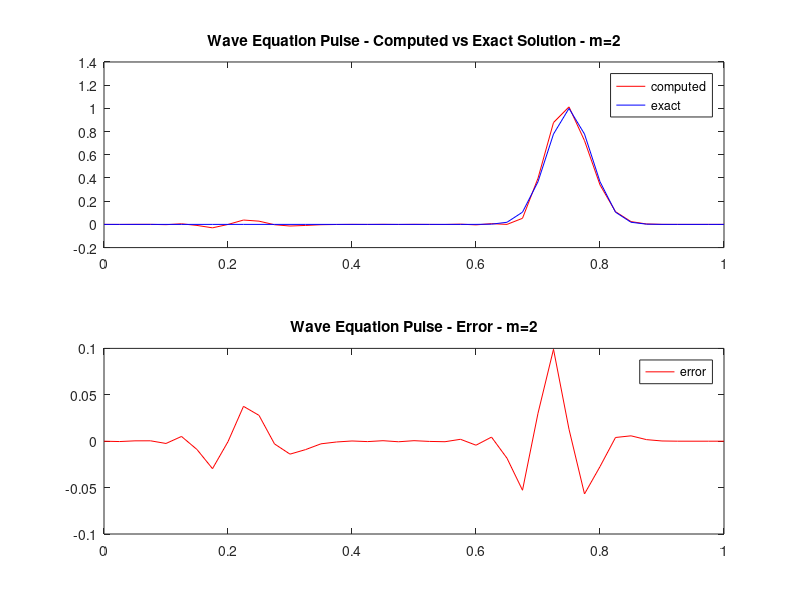

Write the MATLAB code that produced this figure.

%% Question # 3


% 1. Input Data
a = 0.; b = 1;  % Domain [a,b]
tfinal = 1.;   
c = 0.5;        % Wave speed
cfl = 0.9;


ms = 'pulse';

% 2. Define Manufactured Polynomial and Traveling pulse.
% For manufactured polynomial solution
if( strcmp(ms, 'poly') )
    b0=.5; b1=.7; b2=.9; % time coefficients
    c0=1.; c1=.8; c2=.6; % space coefficients
    
    ue = @(x,t) (b0+b1*t+b2*t^2)*(c0+c1*x+c2*x.^2);
    uet = @(x,t) (b1+2.*b2*t)*(c0+c1*x+c2*x.^2);
    uett = @(x,t) (2.*b2)*(c0+c1*x+c2*x.^2);
    uex = @(x,t) (b0+b1*t+b2*t^2)*(c1+2.*c2*x);
    uexx = @(x,t) (b0+b1*t+b2*t^2)*(2.*c2);
    f = @(x,t) uett(x,t) - (c^2)*uexx(x,t);
end

% For traveling pulse solution
if( strcmp(ms, 'pulse') )
    beta = 20; x0 = 0.25;
    
    ue = @(x,t) exp( -(beta*(x - x0 - c*t) ).^2 );
    uet = @(x,t) (2.*c*beta^2 * (x - x0 - c*t)) .*ue(x,t);
    %uett = @(x,t) 
    uex = @(x,t) -2.*(beta^2)*(x-x0-ct).*ue(x,t);
    uexx = @(x,t) -2.*beta^2 * (-2.*ue(x,t) * beta^2 * (x-x0-c*t)^2 ...
                    + ue(x,t));
    uexx = @(x,t) ( -(2.*beta^2) + (-2.*beta^2*(x-x0-c*t)).^2 ).* ue(x,t);
    f = @(x,t) 0;  %% used symbolab.com for symbolic computation
end    
   
% 3. Define BCs and ICs
ga = @(t) ue(a,t);      % BC at x = a (LHS)
gb = @(t) ue(b,t);      % BC at x = b (RHS)
u0 = @(x) ue(x,0);      % IC for u0(x)
u1 = @(x) uet(x,0);     % IC for u1(x)


% 4(a). Grid Resolutions (1,2,3,4,5)
numResolutions=2;
for m=1:numResolutions
    
    % (b). Setup Grid
    Nx=10*2^m;                  % no. of grid intervals
    dx=(b-a)/Nx;                % size of each interval
    ia=1;                       % index of LHS boundary point at x=a
    ib=ia+Nx;                   % index of RHS boundary point at x=b
    i1=ia+1;                    % first interior index 
    i2=ib-1;                    % last interior index
    I = i1:i2;                  % interior points (PDE is applied here)
    x = linspace(a,b,Nx+1)';    % grid points

    % (c). Allocating space for the solution. (3-levels).
    unm1 = zeros(Nx+1,1);
    un = zeros(Nx+1,1);
    unp1 = zeros(Nx+1,1);
    
    % (d). Adjust time step
    dt = cfl*dx/c;              
    Nt = round(tfinal/dt);      % no. of time-steps
    dt = tfinal/Nt;             % adjust dt to reach tfinal exactly
    
    % (e). Apply Initial Conditions
    unm1 = u0(x);               % at t=0
    un = unm1 + dt*u1(x) + ((dt^2)/2.) * ((c^2) * uexx(x,0) + f(x,0)); % at t=dt
    t=dt;
    
    % (f). Apply time-stepping loop    
    for n = 2:Nt       
        t_current = dt*(n-1);
        t_new = dt*n;        
                
        unp1(I) = 2.*un(I) - unm1(I) + (c*dt/dx)^2*( un(I+1)-2*un(I)+un(I-1) ) + (dt^2)*f(x(I),t_current);
        unp1(ia) = ga(t_new);       % apply BCs on LHS
        unp1(ib) = gb(t_new);       % apply BCs on RHS
        
        unm1 = un;           % set unm1 un and un for next time step
        un = unp1;  

    end
    
    % (g). Compute errors and print
    u_exact_solution = ue(x,tfinal);
    error = un - u_exact_solution;
    errMax(m) = max(abs(error(ia:ib)));
    fprintf('ms=%s: t=%8.2e: m=%d Nx=%3d Nt=%4d dt=%8.2e maxErr=%8.2e',ms,t,m,Nx,Nt,dt,errMax(m));
    if( m==1 ) fprintf('\n'); else fprintf(' ratio=%5.2f rate=%5.2f\n', ... 
        errMax(m-1)/errMax(m),log2(errMax(m-1)/errMax(m))); end

    % (h). Plot for pulse
    if( strcmp(ms,'pulse') )
        subplot(2,1,1)
        plot( x(ia:ib) ,un, 'r-', x, u_exact_solution, 'b-')
        legend('computed', 'exact')
        title('Wave Equation Pulse - Computed vs Exact Solution - m=2')
        
        subplot(2,1,2)        
        plot( x(ia:ib) ,error, 'r-')
        legend('error')
        title('Wave Equation Pulse - Error - m=2')
    end
    
end


